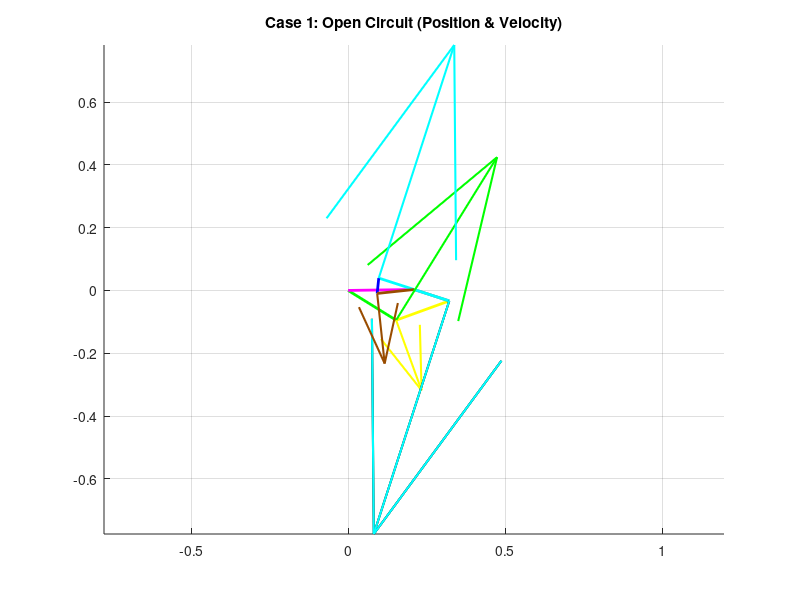
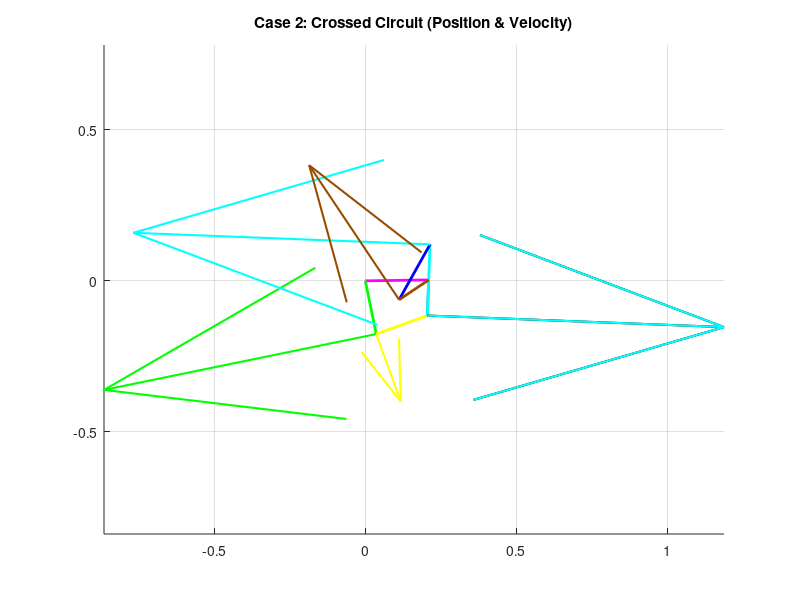

The MATLAB source for these figures, in order:
clear all
close all
clc

% ==========================================
% SECTION 1: PARAMETERS & INPUT
% ==========================================
L1 = 0.210; % Ground (Pink)
L2_Loop1 = 0.180; % Green
L3_Loop1 = 0.180; % Yellow
L4_Shared = 0.118; % Grey

L2_Loop2 = 0.118; % Cyan
L3_Loop2 = 0.210; % Red

L2_Loop3 = 0.118; % Cyan (Extended)
L3_Loop3 = 0.210; % Blue
L4_Loop3 = 0.118; % Brown

d = L1;
offset_deg = 0.81;
offset = deg2rad(offset_deg);

q3d_global = 19.94; 
q3 = deg2rad(q3d_global) - offset;

w_Yellow = -2.2; % Input Angular Velocity

% ==========================================
% SECTION 2: POSITION ANALYSIS (CALCULATE ANGLES)
% ==========================================

% --- LOOP 1: Green-Yellow-Grey ---
a = L2_Loop1; b = L3_Loop1; c = L4_Shared;
K1=d/b; K2=d/c; K3=(b^2-a^2+c^2+d^2)/(2*b*c); K4=d/a; K5=(c^2-d^2-b^2-a^2)/(2*b*a);
A=cos(q3)-K1-K2*cos(q3)+K3; B=-2*sin(q3); C=K1-(K2+1)*cos(q3)+K3;
D=cos(q3)-K1+K4*cos(q3)+K5; E=-2*sin(q3); F=K1+(K4-1)*cos(q3)+K5;

q4_L1_open = 2*atan((-B - sqrt(B^2 - 4*A*C))/(2*A));
q2_L1_open = 2*atan((-E - sqrt(E^2 - 4*D*F))/(2*D));
q4_L1_cross = 2*atan((-B + sqrt(B^2 - 4*A*C))/(2*A));
q2_L1_cross = 2*atan((-E + sqrt(E^2 - 4*D*F))/(2*D));

% --- LOOP 2: Cyan-Red-Grey ---
a = L2_Loop2; b = L3_Loop2; c = L4_Shared;
K1_L2=d/c; K2_L2=d/a; K3_L2=(c^2-b^2+a^2+d^2)/(2*c*a); K4_L2=d/b; K5_L2=(a^2-d^2-c^2-b^2)/(2*c*b);

% Case 1 (Open Input)
q_in_1 = q4_L1_open;
A2_1=cos(q_in_1)-K1_L2-K2_L2*cos(q_in_1)+K3_L2; B2_1=-2*sin(q_in_1); C2_1=K1_L2-(K2_L2+1)*cos(q_in_1)+K3_L2;
D2_1=cos(q_in_1)-K1_L2+K4_L2*cos(q_in_1)+K5_L2; E2_1=-2*sin(q_in_1); F2_1=K1_L2+(K4_L2-1)*cos(q_in_1)+K5_L2;
q2_Cyan_1 = 2*atan((-B2_1 + sqrt(B2_1^2 - 4*A2_1*C2_1))/(2*A2_1)); 
q3_Red_1 = 2*atan((-E2_1 + sqrt(E2_1^2 - 4*D2_1*F2_1))/(2*D2_1));

% Case 2 (Crossed Input)
q_in_2 = q4_L1_cross;
A2_2=cos(q_in_2)-K1_L2-K2_L2*cos(q_in_2)+K3_L2; B2_2=-2*sin(q_in_2); C2_2=K1_L2-(K2_L2+1)*cos(q_in_2)+K3_L2;
D2_2=cos(q_in_2)-K1_L2+K4_L2*cos(q_in_2)+K5_L2; E2_2=-2*sin(q_in_2); F2_2=K1_L2+(K4_L2-1)*cos(q_in_2)+K5_L2;
q2_Cyan_2 = 2*atan((-B2_2 + sqrt(B2_2^2 - 4*A2_2*C2_2))/(2*A2_2)); 
q3_Red_2 = 2*atan((-E2_2 + sqrt(E2_2^2 - 4*D2_2*F2_2))/(2*D2_2));

% --- LOOP 3: Cyan-Blue-Brown ---
a = L2_Loop3; b = L3_Loop3; c = L4_Loop3;
K1_L3=d/a; K2_L3=d/c; K3_L3=(a^2-b^2+c^2+d^2)/(2*a*c); K4_L3=d/b; K5_L3=(c^2-d^2-a^2-b^2)/(2*a*b);

% Case 1 (Open Input)
q_in_3_1 = q2_Cyan_1 + pi;
A3_1=cos(q_in_3_1)-K1_L3-K2_L3*cos(q_in_3_1)+K3_L3; B3_1=-2*sin(q_in_3_1); C3_1=K1_L3-(K2_L3+1)*cos(q_in_3_1)+K3_L3;
D3_1=cos(q_in_3_1)-K1_L3+K4_L3*cos(q_in_3_1)+K5_L3; E3_1=-2*sin(q_in_3_1); F3_1=K1_L3+(K4_L3-1)*cos(q_in_3_1)+K5_L3;
q4_Brown_1 = 2*atan((-B3_1 + sqrt(B3_1^2 - 4*A3_1*C3_1))/(2*A3_1));
q3_Blue_1 = 2*atan((-E3_1 + sqrt(E3_1^2 - 4*D3_1*F3_1))/(2*D3_1));

% Case 2 (Crossed Input)
q_in_3_2 = q2_Cyan_2 + pi;
A3_2=cos(q_in_3_2)-K1_L3-K2_L3*cos(q_in_3_2)+K3_L3; B3_2=-2*sin(q_in_3_2); C3_2=K1_L3-(K2_L3+1)*cos(q_in_3_2)+K3_L3;
D3_2=cos(q_in_3_2)-K1_L3+K4_L3*cos(q_in_3_2)+K5_L3; E3_2=-2*sin(q_in_3_2); F3_2=K1_L3+(K4_L3-1)*cos(q_in_3_2)+K5_L3;
q4_Brown_2 = 2*atan((-B3_2 + sqrt(B3_2^2 - 4*A3_2*C3_2))/(2*A3_2));
q3_Blue_2 = 2*atan((-E3_2 + sqrt(E3_2^2 - 4*D3_2*F3_2))/(2*D3_2));

% --- DISPLAY ANGLES ---
disp('=== POSITION RESULTS (Degrees) ===');
disp('CASE 1 (OPEN):');
disp(['  Green:  ', num2str(rad2deg(q2_L1_open)+offset_deg)]);
disp(['  Yellow: ', num2str(q3d_global)]);
disp(['  Grey:   ', num2str(rad2deg(q4_L1_open)+offset_deg)]);
disp(['  Cyan:   ', num2str(rad2deg(q2_Cyan_1)+offset_deg)]);
disp(['  Red:    ', num2str(rad2deg(q3_Red_1)+offset_deg)]);
disp(['  Blue:   ', num2str(rad2deg(q3_Blue_1)+offset_deg)]);
disp(['  Brown:  ', num2str(rad2deg(q4_Brown_1)+offset_deg)]);
disp(' ');
disp('CASE 2 (CROSSED):');
disp(['  Green:  ', num2str(rad2deg(q2_L1_cross)+offset_deg)]);
disp(['  Grey:   ', num2str(rad2deg(q4_L1_cross)+offset_deg)]);
disp(['  Cyan:   ', num2str(rad2deg(q2_Cyan_2)+offset_deg)]);
disp(' ');

% ==========================================
% SECTION 3: VELOCITY ANALYSIS (CALCULATE OMEGAS)
% ==========================================
% w_Yellow = -2.2

% --- Loop 1 ---
a=L2_Loop1; b=L3_Loop1; c=L4_Shared;
% Case 1
w_Grey_1 = (b * w_Yellow * sin(q3 - q2_L1_open)) / (c * sin(q4_L1_open - q2_L1_open));
w_Green_1 = (b * w_Yellow * sin(q4_L1_open - q3)) / (a * sin(q4_L1_open - q2_L1_open));
% Case 2
w_Grey_2 = (b * w_Yellow * sin(q3 - q2_L1_cross)) / (c * sin(q4_L1_cross - q2_L1_cross));
w_Green_2 = (b * w_Yellow * sin(q4_L1_cross - q3)) / (a * sin(q4_L1_cross - q2_L1_cross));

% --- Loop 2 ---
a=L2_Loop2; b=L3_Loop2; c=L4_Shared;
% Case 1
w_Cyan_1 = (c * w_Grey_1 * sin(q4_L1_open - q3_Red_1)) / (a * sin(q2_Cyan_1 - q3_Red_1));
w_Red_1 = (c * w_Grey_1 * sin(q4_L1_open - q2_Cyan_1)) / (b * sin(q3_Red_1 - q2_Cyan_1));
% Case 2
w_Cyan_2 = (c * w_Grey_2 * sin(q4_L1_cross - q3_Red_2)) / (a * sin(q2_Cyan_2 - q3_Red_2));
w_Red_2 = (c * w_Grey_2 * sin(q4_L1_cross - q2_Cyan_2)) / (b * sin(q3_Red_2 - q2_Cyan_2));

% --- Loop 3 ---
a=L2_Loop3; b=L3_Loop3; c=L4_Loop3;
% Case 1
w_Brown_1 = (a * w_Cyan_1 * sin(q_in_3_1 - q3_Blue_1)) / (c * sin(q4_Brown_1 - q3_Blue_1));
w_Blue_1 = (a * w_Cyan_1 * sin(q4_Brown_1 - q_in_3_1)) / (b * sin(q4_Brown_1 - q3_Blue_1));
% Case 2
w_Brown_2 = (a * w_Cyan_2 * sin(q_in_3_2 - q3_Blue_2)) / (c * sin(q4_Brown_2 - q3_Blue_2));
w_Blue_2 = (a * w_Cyan_2 * sin(q4_Brown_2 - q_in_3_2)) / (b * sin(q4_Brown_2 - q3_Blue_2));

% --- DISPLAY VELOCITIES ---
disp('=== VELOCITY RESULTS (rad/s) ===');
disp(['w_Yellow (Input): ', num2str(w_Yellow)]);
disp(' ');
disp('CASE 1 (OPEN):');
disp(['  w_Green: ', num2str(w_Green_1)]);
disp(['  w_Grey:  ', num2str(w_Grey_1)]);
disp(['  w_Cyan:  ', num2str(w_Cyan_1)]);
disp(['  w_Red:   ', num2str(w_Red_1)]);
disp(['  w_Blue:  ', num2str(w_Blue_1)]);
disp(['  w_Brown: ', num2str(w_Brown_1)]);
disp(' ');
disp('CASE 2 (CROSSED):');
disp(['  w_Green: ', num2str(w_Green_2)]);
disp(['  w_Grey:  ', num2str(w_Grey_2)]);
disp(['  w_Cyan:  ', num2str(w_Cyan_2)]);
disp(' ');

% ==========================================
% SECTION 4: VECTORS & PLOTTING
% ==========================================
Scale = 0.6;
RO4O2 = L1*exp(1i*offset);
RO4O2x = real(RO4O2); RO4O2y = imag(RO4O2);

% --- CASE 1 (OPEN) ---
figure(1)
hold on; title('Case 1: Open Circuit (Position & Velocity)');

% 1. Create Position Vectors (Complex Form)
R_Green = L2_Loop1*exp(1i*(q2_L1_open+offset));
R_Yellow = L3_Loop1*exp(1i*(q3+offset));
R_Grey = L4_Shared*exp(1i*(q4_L1_open+offset));
R_Cyan = L2_Loop2*exp(1i*(q2_Cyan_1+offset));
R_Red = L3_Loop2*exp(1i*(q3_Red_1+offset));
R_Cyan_Up = L2_Loop3*exp(1i*(q_in_3_1+offset));
R_Blue = L3_Loop3*exp(1i*(q3_Blue_1+offset));
R_Brown = L4_Loop3*exp(1i*(q4_Brown_1+offset));

% 2. Plot Mechanism (Position) - วาดโครงสร้างลิ้งค์
% Loop 1
plot([0 real(R_Green)], [0 imag(R_Green)], 'g-', 'LineWidth', 2); % Green
plot([real(R_Green) real(R_Grey)+RO4O2x], [imag(R_Green) imag(R_Grey)+RO4O2y], 'y-', 'LineWidth', 2); % Yellow
plot([RO4O2x real(R_Grey)+RO4O2x], [RO4O2y imag(R_Grey)+RO4O2y], 'Color', [0.5 0.5 0.5], 'LineWidth', 2); % Grey
plot([0 RO4O2x], [0 RO4O2y], 'm-', 'LineWidth', 2); % Ground

% Loop 2
plot([RO4O2x real(R_Cyan)+RO4O2x], [RO4O2y imag(R_Cyan)+RO4O2y], 'c-', 'LineWidth', 2); % Cyan Down
plot([real(R_Cyan)+RO4O2x real(R_Grey)+RO4O2x], [imag(R_Cyan)+RO4O2y imag(R_Grey)+RO4O2y], 'r-', 'LineWidth', 2); % Red

% Loop 3
plot([RO4O2x real(R_Cyan_Up)+RO4O2x], [RO4O2y imag(R_Cyan_Up)+RO4O2y], 'c-', 'LineWidth', 2); % Cyan Up
plot([real(R_Cyan_Up)+RO4O2x real(R_Brown)+RO4O2x], [imag(R_Cyan_Up)+RO4O2y imag(R_Brown)+RO4O2y], 'b-', 'LineWidth', 2); % Blue
plot([RO4O2x real(R_Brown)+RO4O2x], [RO4O2y imag(R_Brown)+RO4O2y], 'Color', [0.6 0.3 0], 'LineWidth', 2); % Brown

% 3. Calculate Velocities (V = 1i * R * w)
V_Green = 1i * R_Green * w_Green_1;
V_Yellow_Rel = 1i * R_Yellow * w_Yellow;
V_Grey = 1i * R_Grey * w_Grey_1;
V_Cyan = 1i * R_Cyan * w_Cyan_1;
V_Cyan_Up = 1i * R_Cyan_Up * w_Cyan_1;
V_Brown = 1i * R_Brown * w_Brown_1;

% 4. Plot Velocities (Quiver starts at Link Tip)
% Green (Start at Green Tip)
quiver(real(R_Green), imag(R_Green), real(V_Green)*Scale, imag(V_Green)*Scale, 0, 'Color', 'g', 'LineWidth', 1.5, 'MaxHeadSize', 0.5);
% Yellow Rel (Start at Green Tip)
quiver(real(R_Green), imag(R_Green), real(V_Yellow_Rel)*Scale, imag(V_Yellow_Rel)*Scale, 0, 'Color', 'y', 'LineWidth', 1.5, 'MaxHeadSize', 0.5);
% Grey (Start at Grey Tip)
quiver(real(R_Grey)+RO4O2x, imag(R_Grey)+RO4O2y, real(V_Grey)*Scale, imag(V_Grey)*Scale, 0, 'k', 'LineWidth', 1.5, 'MaxHeadSize', 0.5);
% Cyan Down (Start at Cyan Tip)
quiver(real(R_Cyan)+RO4O2x, imag(R_Cyan)+RO4O2y, real(V_Cyan)*Scale, imag(V_Cyan)*Scale, 0, 'c', 'LineWidth', 1.5, 'MaxHeadSize', 0.5);
% Cyan Up (Start at Cyan Up Tip)
quiver(real(R_Cyan_Up)+RO4O2x, imag(R_Cyan_Up)+RO4O2y, real(V_Cyan_Up)*Scale, imag(V_Cyan_Up)*Scale, 0, 'c', 'LineWidth', 1.5, 'MaxHeadSize', 0.5);
% Brown (Start at Brown Tip)
quiver(real(R_Brown)+RO4O2x, imag(R_Brown)+RO4O2y, real(V_Brown)*Scale, imag(V_Brown)*Scale, 0, 'Color', [0.6 0.3 0], 'LineWidth', 1.5, 'MaxHeadSize', 0.5);

axis equal; grid on;

% --- CASE 2 (CROSSED) ---
figure(2)
hold on; title('Case 2: Crossed Circuit (Position & Velocity)');

% 1. Position Vectors
R_Green_2 = L2_Loop1*exp(1i*(q2_L1_cross+offset));
R_Yellow_2 = L3_Loop1*exp(1i*(q3+offset));
R_Grey_2 = L4_Shared*exp(1i*(q4_L1_cross+offset));
R_Cyan_2 = L2_Loop2*exp(1i*(q2_Cyan_2+offset));
R_Red_2 = L3_Loop2*exp(1i*(q3_Red_2+offset));
R_Cyan_Up_2 = L2_Loop3*exp(1i*(q_in_3_2+offset));
R_Blue_2 = L3_Loop3*exp(1i*(q3_Blue_2+offset));
R_Brown_2 = L4_Loop3*exp(1i*(q4_Brown_2+offset));

% 2. Plot Mechanism
plot([0 RO4O2x], [0 RO4O2y], 'm-', 'LineWidth', 2);
plot([0 real(R_Green_2)], [0 imag(R_Green_2)], 'g-', 'LineWidth', 2);
plot([real(R_Green_2) real(R_Grey_2)+RO4O2x], [imag(R_Green_2) imag(R_Grey_2)+RO4O2y], 'y-', 'LineWidth', 2);
plot([RO4O2x real(R_Grey_2)+RO4O2x], [RO4O2y imag(R_Grey_2)+RO4O2y], 'Color', [0.5 0.5 0.5], 'LineWidth', 2);
plot([RO4O2x real(R_Cyan_2)+RO4O2x], [RO4O2y imag(R_Cyan_2)+RO4O2y], 'c-', 'LineWidth', 2);
plot([real(R_Cyan_2)+RO4O2x real(R_Grey_2)+RO4O2x], [imag(R_Cyan_2)+RO4O2y imag(R_Grey_2)+RO4O2y], 'r-', 'LineWidth', 2);
plot([RO4O2x real(R_Cyan_Up_2)+RO4O2x], [RO4O2y imag(R_Cyan_Up_2)+RO4O2y], 'c-', 'LineWidth', 2);
plot([real(R_Cyan_Up_2)+RO4O2x real(R_Brown_2)+RO4O2x], [imag(R_Cyan_Up_2)+RO4O2y imag(R_Brown_2)+RO4O2y], 'b-', 'LineWidth', 2);
plot([RO4O2x real(R_Brown_2)+RO4O2x], [RO4O2y imag(R_Brown_2)+RO4O2y], 'Color', [0.6 0.3 0], 'LineWidth', 2);

% 3. Calculate Velocities
V_Green_2 = 1i * R_Green_2 * w_Green_2;
V_Yellow_Rel_2 = 1i * R_Yellow_2 * w_Yellow;
V_Grey_2 = 1i * R_Grey_2 * w_Grey_2;
V_Cyan_2 = 1i * R_Cyan_2 * w_Cyan_2;
V_Cyan_Up_2 = 1i * R_Cyan_Up_2 * w_Cyan_2;
V_Brown_2 = 1i * R_Brown_2 * w_Brown_2;

% 4. Plot Velocities (At Link Tips)
quiver(real(R_Green_2), imag(R_Green_2), real(V_Green_2)*Scale, imag(V_Green_2)*Scale, 0, 'g', 'LineWidth', 1.5, 'MaxHeadSize', 0.5);
quiver(real(R_Green_2), imag(R_Green_2), real(V_Yellow_Rel_2)*Scale, imag(V_Yellow_Rel_2)*Scale, 0, 'y', 'LineWidth', 1.5, 'MaxHeadSize', 0.5);
quiver(real(R_Grey_2)+RO4O2x, imag(R_Grey_2)+RO4O2y, real(V_Grey_2)*Scale, imag(V_Grey_2)*Scale, 0, 'k', 'LineWidth', 1.5, 'MaxHeadSize', 0.5);
quiver(real(R_Cyan_2)+RO4O2x, imag(R_Cyan_2)+RO4O2y, real(V_Cyan_2)*Scale, imag(V_Cyan_2)*Scale, 0, 'c', 'LineWidth', 1.5, 'MaxHeadSize', 0.5);
quiver(real(R_Cyan_Up_2)+RO4O2x, imag(R_Cyan_Up_2)+RO4O2y, real(V_Cyan_Up_2)*Scale, imag(V_Cyan_Up_2)*Scale, 0, 'c', 'LineWidth', 1.5, 'MaxHeadSize', 0.5);
quiver(real(R_Brown_2)+RO4O2x, imag(R_Brown_2)+RO4O2y, real(V_Brown_2)*Scale, imag(V_Brown_2)*Scale, 0, 'Color', [0.6 0.3 0], 'LineWidth', 1.5, 'MaxHeadSize', 0.5);

axis equal; grid on;
